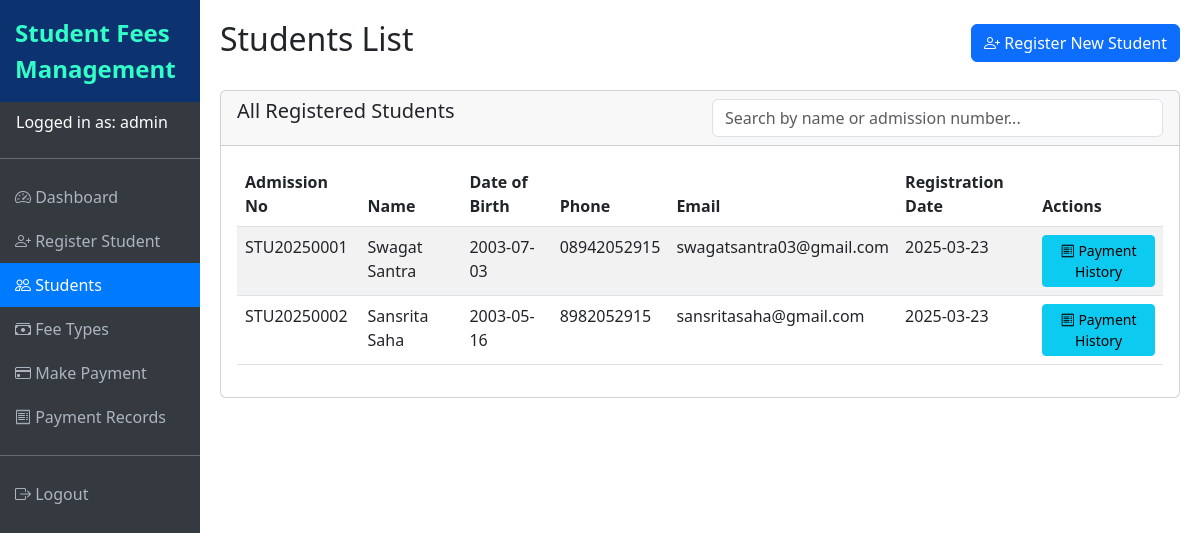
The app's page /students (signed in) with its own data.
### models.py (models this page shows, shortened)
class User(db.Model, UserMixin):
    __tablename__ = 'users'
    id = db.Column(db.Integer, primary_key=True)
    username = db.Column(db.String(64), unique=True, nullable=False)
    email = db.Column(db.String(120), unique=True, nullable=False)
    password_hash = db.Column(db.String(128))
    role = db.Column(db.String(20), default='staff')  # admin, staff, student

class Student(db.Model):
    __tablename__ = 'students'
    id = db.Column(db.Integer, primary_key=True)
    admission_no = db.Column(db.String(20), unique=True, nullable=False)
    name = db.Column(db.String(100), nullable=False)
    date_of_birth = db.Column(db.Date, nullable=False)
    phone_no = db.Column(db.String(20), nullable=False)
    email = db.Column(db.String(120), unique=True, nullable=False)
    registration_date = db.Column(db.DateTime, default=datetime.utcnow)
    user_id = db.Column(db.Integer, db.ForeignKey('users.id'))
    payments = db.relationship('Payment', backref='student', lazy=True)

### app.py (the view)
@app.route('/students')
@login_required
def students_list():
    students = Student.query.all()
    return render_template('students_list.html', students=students)

### app.py (called while the page is built)
@login_manager.user_loader
def load_user(user_id):
    return User.query.get(int(user_id))

@app.before_request
def create_tables():
    db.create_all()
    admin = User.query.filter_by(username='admin').first()
    if not admin:
        admin = User(username='admin', email='admin@example.com', role='admin')
        admin.set_password('admin123')
        db.session.add(admin)
        db.session.commit()

### templates/students_list.html (shortened to what this page needs)
{% extends 'base.html' %}
{% block content %}
<div class="d-flex justify-content-between align-items-center mb-4">
    <h2>Students List</h2>
    <a href="{{ url_for('register_student') }}" class="btn btn-primary">
        <i class="bi bi-person-plus"></i> Register New Student
    </a>
</div>
<div class="card">
    <div class="card-header">
        <div class="row">
            <div class="col-md-6">
                <h5 class="card-title mb-0">All Registered Students</h5>
            </div>
            <div class="col-md-6">
                <input type="text" id="searchInput" class="form-control" placeholder="Search by name or admission number...">
            </div>
        </div>
    </div>
    <div class="card-body">
        <div class="table-responsive">
            <table class="table table-striped table-hover" id="studentsTable">
                <thead>
                    <tr>
                        <th>Admission No</th>
                        <th>Name</th>
                        <th>Date of Birth</th>
                        <th>Phone</th>
                        <th>Email</th>
                        <th>Registration Date</th>
                        <th>Actions</th>
                    </tr>
                </thead>
                <tbody>
                    {% for student in students %}
                    <tr>
                        <td>{{ student.admission_no }}</td>
                        <td>{{ student.name }}</td>
                        <td>{{ student.date_of_birth.strftime('%Y-%m-%d') }}</td>
                        <td>{{ student.phone_no }}</td>
                        <td>{{ student.email }}</td>
                        <td>{{ student.registration_date.strftime('%Y-%m-%d') }}</td>
                        <td>
                            <a href="{{ url_for('payment_status', student_id=student.id) }}" class="btn btn-sm btn-info">
                                <i class="bi bi-receipt"></i> Payment History
                            </a>
                        </td>
                    </tr>
                    {% endfor %}
                </tbody>
            </table>
        </div>
    </div>
</div>
{% endblock %}

### templates/base.html (shortened to what this page needs)
<!DOCTYPE html>
<html lang="en">
<head>
    <link href="https://cdn.jsdelivr.net/npm/bootstrap@5.3.0-alpha1/dist/css/bootstrap.min.css" rel="stylesheet">
    <link rel="stylesheet" href="https://cdn.jsdelivr.net/npm/bootstrap-icons@1.10.3/font/bootstrap-icons.css">
</head>
<body>
    {% if current_user.is_authenticated %}
    <div class="container-fluid">
        <div class="row">
            <div class="col-md-2 p-0 sidebar">
                <div class="system-title">
                    Student Fees Management
                </div>
                <div class="py-2 px-3">
                    Logged in as: {{ current_user.username }}
                </div>
                <hr>
                <a href="{{ url_for('dashboard') }}" class="{{ 'active' if request.endpoint == 'dashboard' else '' }}">
                    <i class="bi bi-speedometer2"></i> Dashboard
                </a>
                <a href="{{ url_for('register_student') }}" class="{{ 'active' if request.endpoint == 'register_student' else '' }}">
                    <i class="bi bi-person-plus"></i> Register Student
                </a>
                <a href="{{ url_for('students_list') }}" class="{{ 'active' if request.endpoint == 'students_list' else '' }}">
                    <i class="bi bi-people"></i> Students
                </a>
                <a href="{{ url_for('fee_types') }}" class="{{ 'active' if request.endpoint == 'fee_types' else '' }}">
                    <i class="bi bi-cash-stack"></i> Fee Types
                </a>
                <a href="{{ url_for('make_payment') }}" class="{{ 'active' if request.endpoint == 'make_payment' else '' }}">
                    <i class="bi bi-credit-card"></i> Make Payment
                </a>
                <a href="{{ url_for('payments_list') }}" class="{{ 'active' if request.endpoint == 'payments_list' else '' }}">
                    <i class="bi bi-receipt"></i> Payment Records
                </a>
                <hr>
                <a href="{{ url_for('logout') }}">
                    <i class="bi bi-box-arrow-right"></i> Logout
                </a>
            </div>
            <div class="col-md-10 content">
                {% block content %}{% endblock %}
            </div>
        </div>
    </div>
    {% endif %}
</body>
</html>

### templates/base.html (style rules this page uses)
.sidebar { height: 100vh; background-color: #343a40; color: white; }
.sidebar a { color: #adb5bd; text-decoration: none; padding: 10px 15px; display: block; }
.sidebar a.active { background-color: #007bff; color: white; }
.content { padding: 20px; }
.system-title { background-color: #0c3270; color: #32ffc7; padding: 15px; font-weight: bold; font-size: 1.5rem; }

### records on screen
User: username "admin"
Student: admission_no "STU20250001", name "Swagat Santra", date_of_birth "2003-07-03", phone_no "08942052915", email "swagatsantra03@gmail.com", registration_date "2025-03-23"
Student: admission_no "STU20250002", name "Sansrita Saha", date_of_birth "2003-05-16", phone_no "8982052915", email "sansritasaha@gmail.com", registration_date "2025-03-23"
